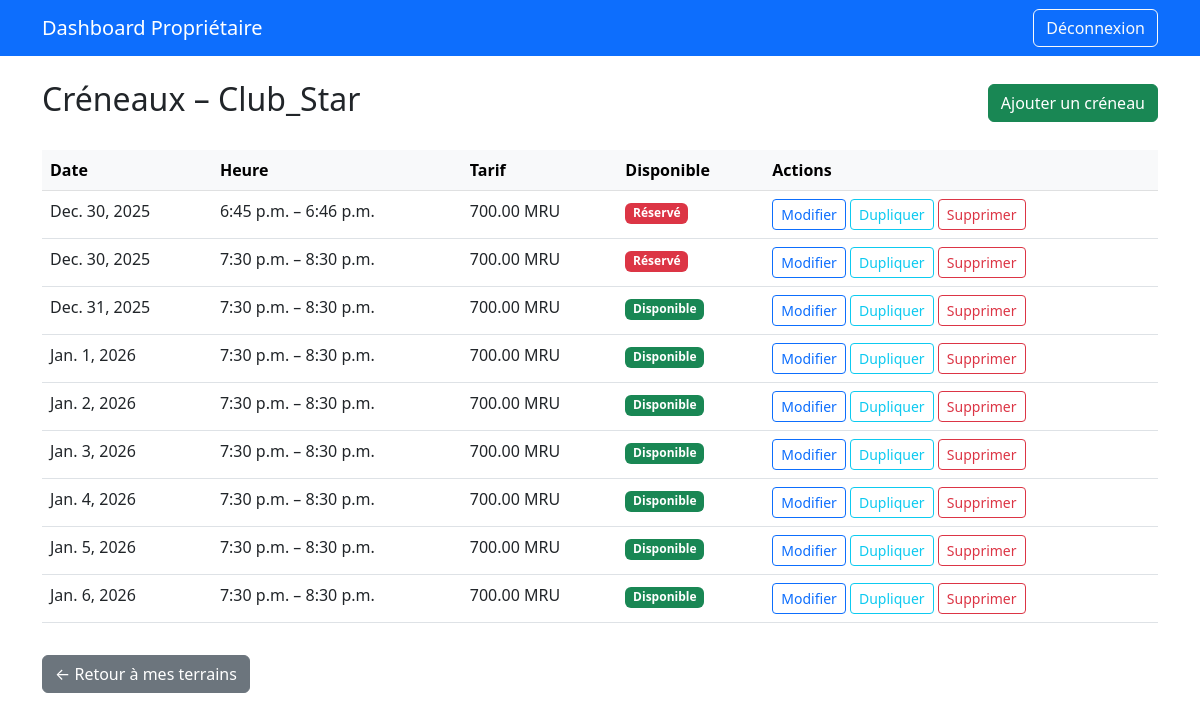
Page /owner/terrains/1/creneaux/ (signed in) on the committed database.
### terrains/models.py (models this page shows, shortened)
class Terrain(models.Model):
    nom = models.CharField(max_length=100)
    adresse = models.CharField(max_length=255)
    latitude = models.DecimalField(max_digits=9, decimal_places=6)
    longitude = models.DecimalField(max_digits=9, decimal_places=6)
    proprietaire = models.ForeignKey(
        User,
        on_delete=models.CASCADE,
        limit_choices_to={'type_utilisateur': User.Type.PROPRIETAIRE}
    )
    image_url = models.URLField(blank=True)
    note_moyenne = models.FloatField(default=0.0)
    valide = models.BooleanField(default=False, verbose_name="Validé par l'admin")
    date_validation = models.DateTimeField(null=True, blank=True)

class CreneauHoraire(models.Model):
    terrain = models.ForeignKey(Terrain, related_name='creneaux', on_delete=models.CASCADE)
    heure_debut = models.TimeField()
    heure_fin = models.TimeField()
    tarif = models.DecimalField(max_digits=10, decimal_places=2)
    date = models.DateField()
    disponible = models.BooleanField(default=True)
    class Meta:
        unique_together = ('terrain', 'date', 'heure_debut')
        verbose_name = "Créneau Horaire"
        verbose_name_plural = "Créneaux Horaires"

### owner/views.py (the view)
# urls.py: path('terrains/<int:terrain_id>/creneaux/', views.creneau_list, name='creneau_list'),
@login_required
def creneau_list(request, terrain_id):
    terrain = get_object_or_404(Terrain, pk=terrain_id, proprietaire=request.user)
    creneaux = terrain.creneaux.all().order_by('date', 'heure_debut')
    return render(request, 'owner/creneau_list.html', {
        'terrain': terrain,
        'creneaux': creneaux
    })

### owner/templates/owner/creneau_list.html (shortened to what this page needs)
{% extends 'owner/base.html' %}
{% block content %}
<div class="d-flex justify-content-between align-items-center mb-4">
  <h2>Créneaux – {{ terrain.nom }}</h2>
  <a href="{% url 'owner:creneau_add' terrain.id %}" class="btn btn-success">Ajouter un créneau</a>
</div>
{% if creneaux %}
  <div class="table-responsive">
    <table class="table table-hover">
      <thead class="table-light">
        <tr>
          <th>Date</th>
          <th>Heure</th>
          <th>Tarif</th>
          <th>Disponible</th>
          <th>Actions</th>
        </tr>
      </thead>
      <tbody>
        {% for c in creneaux %}
          <tr>
            <td>{{ c.date }}</td>
            <td>{{ c.heure_debut }} – {{ c.heure_fin }}</td>
            <td>{{ c.tarif }} MRU</td>
            <td>
              {% if c.disponible %}
                <span class="badge bg-success">Disponible</span>
              {% else %}
                <span class="badge bg-danger">Réservé</span>
              {% endif %}
            </td>
            <td>
              <a href="{% url 'owner:creneau_edit' terrain.id c.id %}" class="btn btn-sm btn-outline-primary">Modifier</a>
              <a href="{% url 'owner:creneau_duplicate' terrain.id c.id %}" class="btn btn-sm btn-outline-info">Dupliquer</a>
              <a href="{% url 'owner:creneau_delete' terrain.id c.id %}" class="btn btn-sm btn-outline-danger">Supprimer</a>
            </td>
          </tr>
        {% endfor %}
      </tbody>
    </table>
  </div>
{% else %}
  <div class="alert alert-info">Aucun créneau pour ce terrain. <a href="{% url 'owner:creneau_add' terrain.id %}">Ajoutez-en un</a> !</div>
{% endif %}
<a href="{% url 'owner:terrain_list' %}" class="btn btn-secondary mt-3">← Retour à mes terrains</a>
{% endblock %}

### rows in the picture
Terrain: nom "Club_Star"
CreneauHoraire: date "Dec. 30, 2025", heure_debut "6:45 p.m.", heure_fin "6:46 p.m.", tarif "700.00", disponible "Réservé"
CreneauHoraire: date "Dec. 30, 2025", heure_debut "7:30 p.m.", heure_fin "8:30 p.m.", tarif "700.00", disponible "Réservé"
CreneauHoraire: date "Dec. 31, 2025", heure_debut "7:30 p.m.", heure_fin "8:30 p.m.", tarif "700.00", disponible "Disponible"
CreneauHoraire: date "Jan. 1, 2026", heure_debut "7:30 p.m.", heure_fin "8:30 p.m.", tarif "700.00", disponible "Disponible"
CreneauHoraire: date "Jan. 2, 2026", heure_debut "7:30 p.m.", heure_fin "8:30 p.m.", tarif "700.00", disponible "Disponible"
CreneauHoraire: date "Jan. 3, 2026", heure_debut "7:30 p.m.", heure_fin "8:30 p.m.", tarif "700.00", disponible "Disponible"
CreneauHoraire: date "Jan. 4, 2026", heure_debut "7:30 p.m.", heure_fin "8:30 p.m.", tarif "700.00", disponible "Disponible"
CreneauHoraire: date "Jan. 5, 2026", heure_debut "7:30 p.m.", heure_fin "8:30 p.m.", tarif "700.00", disponible "Disponible"
CreneauHoraire: date "Jan. 6, 2026", heure_debut "7:30 p.m.", heure_fin "8:30 p.m.", tarif "700.00", disponible "Disponible"
